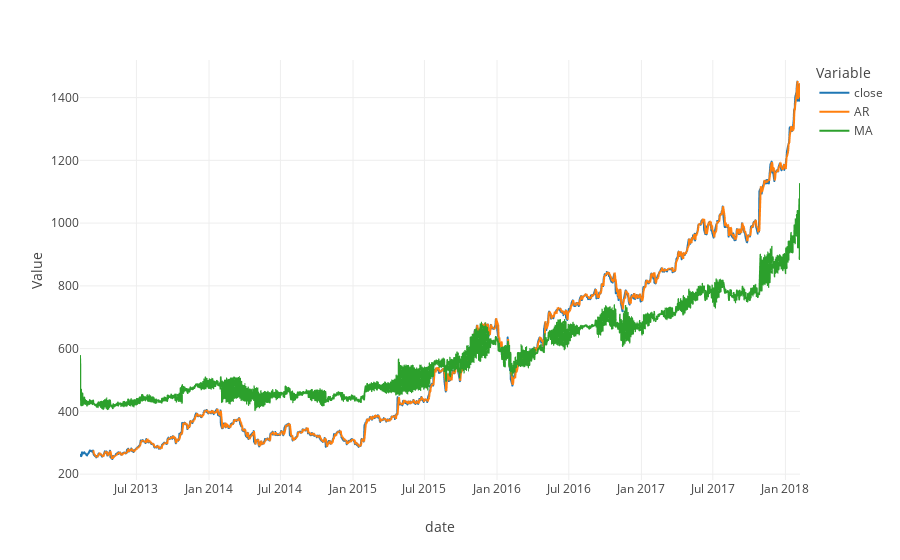

Here is the notebook cell this chart was saved with:
### Code cell
ilinechart(melted, "date", "Value", groups="Variable")

### Figure 1 — Plotly figure (JSON) as saved in the notebook; plotly's stock layout.template omitted (floating-point values rounded to 4 significant figures; data arrays with more than 128 entries replaced by an {"elided": "..."} marker saying what was removed)
{"data": [{"hovertemplate": "Variable=close<br>date=%{x}<br>Value=%{y}<extra></extra>", "legendgroup": "close", "line": {"color": "#1F77B4", "dash": "solid"}, "mode": "lines", "name": "close", "showlegend": true, "type": "scattergl", "x": {"elided": "1259 str values"}, "xaxis": "x", "y": {"elided": "1259 float values"}, "yaxis": "y"}, {"hovertemplate": "Variable=AR<br>date=%{x}<br>Value=%{y}<extra></extra>", "legendgroup": "AR", "line": {"color": "#FF7F0E", "dash": "solid"}, "mode": "lines", "name": "AR", "showlegend": true, "type": "scattergl", "x": {"elided": "1259 str values"}, "xaxis": "x", "y": {"elided": "1259 float values"}, "yaxis": "y"}, {"hovertemplate": "Variable=MA<br>date=%{x}<br>Value=%{y}<extra></extra>", "legendgroup": "MA", "line": {"color": "#2CA02C", "dash": "solid"}, "mode": "lines", "name": "MA", "showlegend": true, "type": "scattergl", "x": {"elided": "1259 str values"}, "xaxis": "x", "y": {"elided": "1259 float values"}, "yaxis": "y"}], "layout": {"legend": {"title": {"text": "Variable"}, "tracegroupgap": 0}, "margin": {"t": 60}, "title": {"x": 0.5}, "xaxis": {"anchor": "y", "domain": [0, 1], "title": {"text": "date"}}, "yaxis": {"anchor": "x", "domain": [0, 1], "title": {"text": "Value"}}}}
